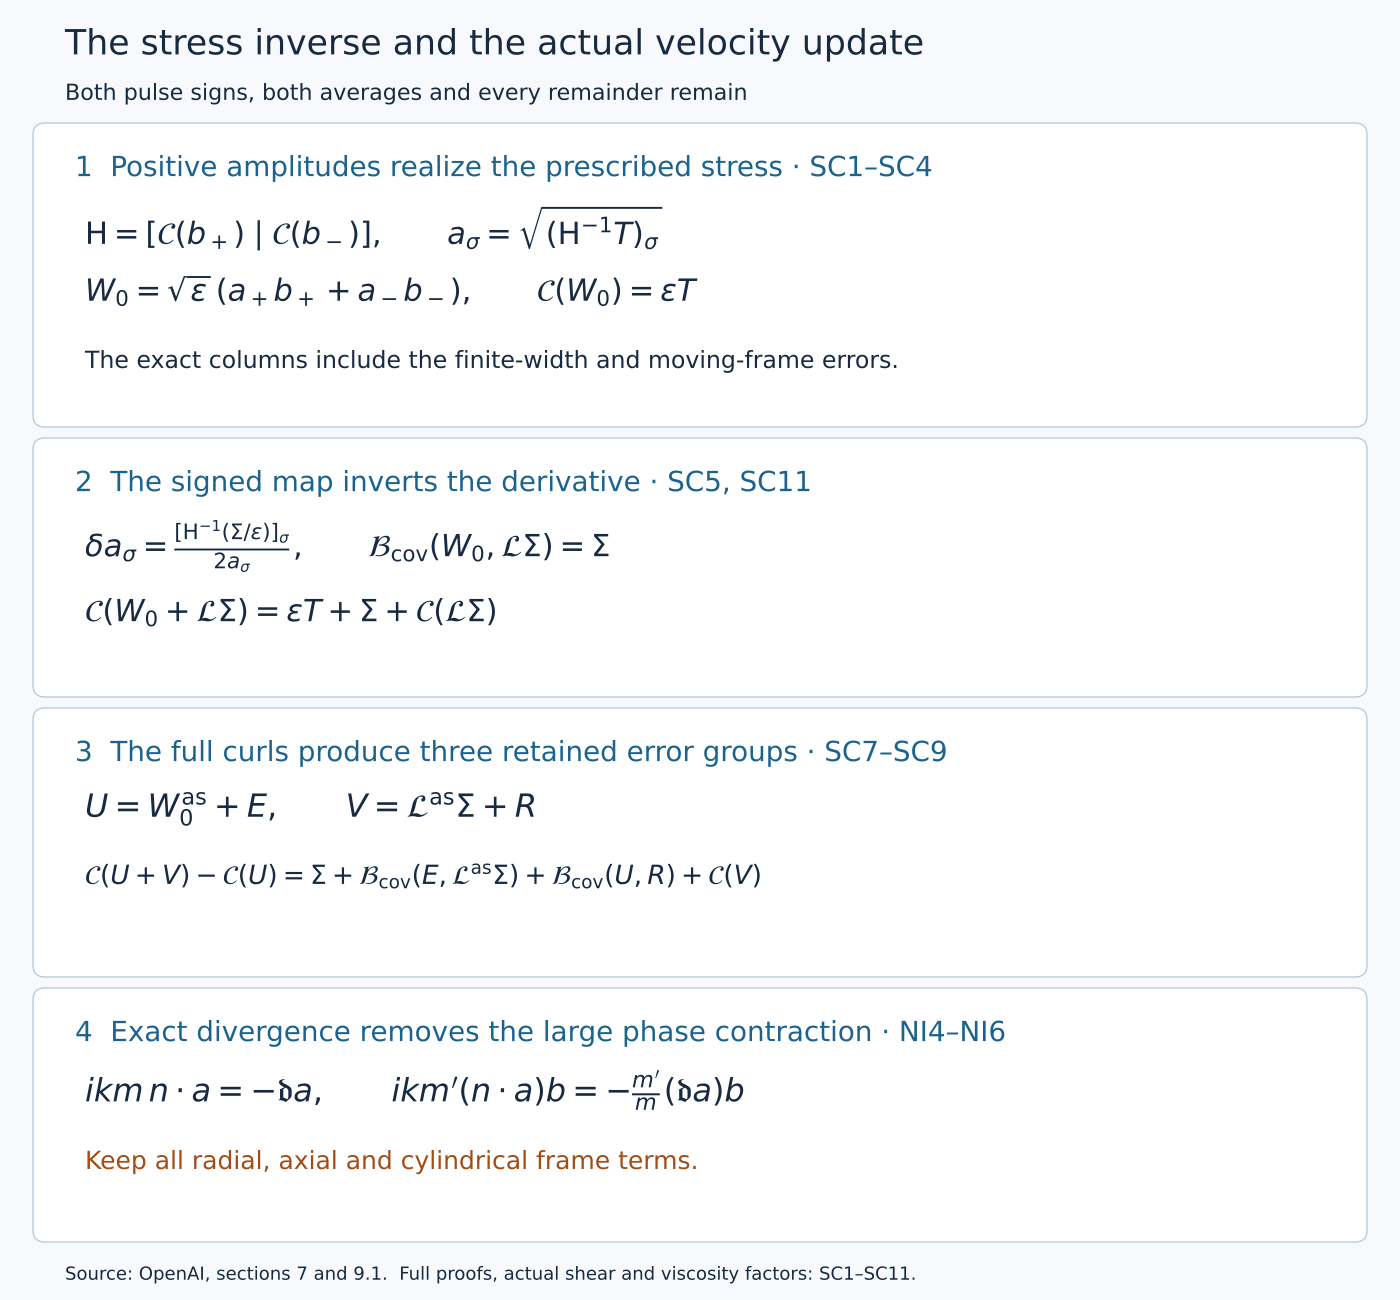

The Python source for this figure:
"""Exact covariance and nonlinear maps, SC1–SC11 and NI4–NI7."""
from pathlib import Path
import re
import matplotlib
matplotlib.use("Agg")
import matplotlib.pyplot as plt
from matplotlib.patches import FancyBboxPatch
out=Path(__file__).resolve().parent
fig=plt.figure(figsize=(14,13),dpi=100,facecolor="#f7f9fc")
ax=fig.add_axes([0,0,1,1]);ax.set(xlim=(0,14),ylim=(0,13));ax.axis("off")
ink,blue,orange="#172a42","#1b638f","#a24c16"
def text(x,y,s,size=20,color=ink):
    ax.text(x,y,s,va="top",fontsize=size,color=color,linespacing=1.45)
def panel(y,h,title):
    ax.add_patch(FancyBboxPatch((.45,y),13.1,h,boxstyle="round,pad=.12",
        linewidth=1,edgecolor="#b9cadb",facecolor="white"))
    text(.75,y+h-.2,title,20,blue)
text(.65,12.72,"The stress inverse and the actual velocity update",25)
text(.65,12.17,"Both pulse signs, both averages and every remainder remain",16)
panel(8.85,2.8,"1  Positive amplitudes realize the prescribed stress · SC1–SC4")
text(.85,10.95,r"$\mathsf{H}=[\mathcal{C}(b_+)\mid\mathcal{C}(b_-)],\qquad a_\sigma=\sqrt{(\mathsf{H}^{-1}T)_\sigma}$",22)
text(.85,10.25,r"$W_0=\sqrt{\varepsilon}\,(a_+b_++a_-b_-),\qquad\mathcal{C}(W_0)=\varepsilon T$",22)
text(.85,9.5,"The exact columns include the finite-width and moving-frame errors.",17)
panel(6.15,2.35,"2  The signed map inverts the derivative · SC5, SC11")
text(.85,7.8,r"$\delta a_\sigma=\frac{[\mathsf{H}^{-1}(\Sigma/\varepsilon)]_\sigma}{2a_\sigma},\qquad"
     r"\mathcal{B}_{\rm cov}(W_0,\mathcal{L}\Sigma)=\Sigma$",22)
text(.85,7.02,r"$\mathcal{C}(W_0+\mathcal{L}\Sigma)=\varepsilon T+\Sigma+\mathcal{C}(\mathcal{L}\Sigma)$",22)
panel(3.35,2.45,"3  The full curls produce three retained error groups · SC7–SC9")
text(.85,5.08,r"$U=W_0^{\rm as}+E,\qquad V=\mathcal{L}^{\rm as}\Sigma+R$",23)
text(.85,4.36,r"$\mathcal{C}(U+V)-\mathcal{C}(U)=\Sigma"
     r"+\mathcal{B}_{\rm cov}(E,\mathcal{L}^{\rm as}\Sigma)"
     r"+\mathcal{B}_{\rm cov}(U,R)+\mathcal{C}(V)$",19)
panel(.7,2.3,"4  Exact divergence removes the large phase contraction · NI4–NI6")
text(.85,2.3,r"$ikm\,n\cdot a=-\mathfrak{d}a,\qquad"
     r"ikm'(n\cdot a)b=-\frac{m'}{m}(\mathfrak{d}a)b$",23)
text(.85,1.5,"Keep all radial, axial and cylindrical frame terms.",18,orange)
text(.65,.34,"Source: OpenAI, sections 7 and 9.1.  Full proofs, actual shear and viscosity factors: SC1–SC11.",13)
for ext in ["svg","png"]:fig.savefig(out/("stress-and-interactions."+ext),dpi=100)
p=out/"stress-and-interactions.svg"
p.write_text(re.sub(r'width="1008pt" height="936pt"','width="1400" height="1300"',
    p.read_text(encoding="utf8")),encoding="utf8")
plt.close(fig)
